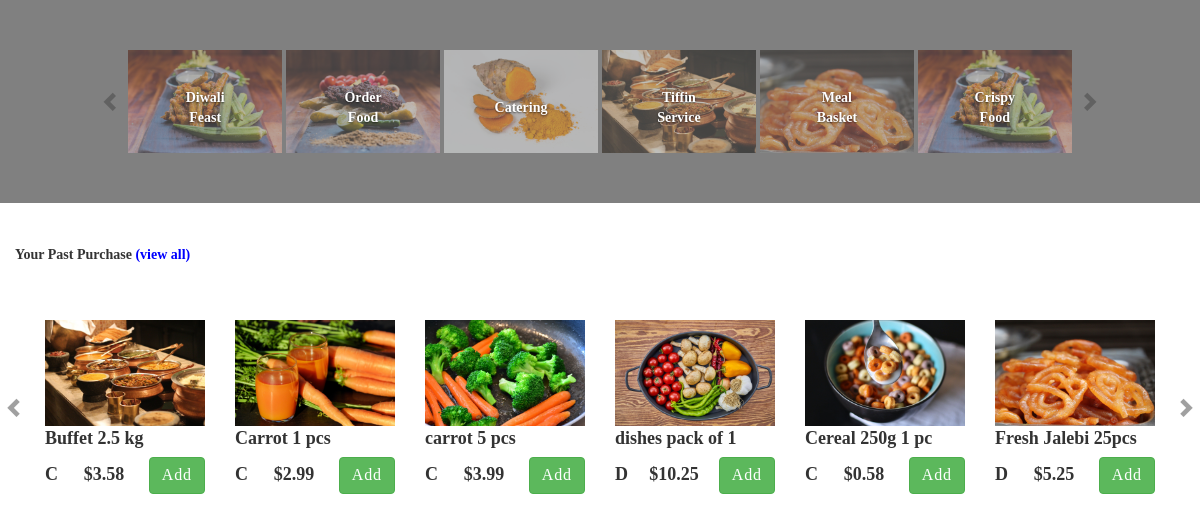
The page / on the database its author committed.
### tables this page shows
CREATE TABLE `fruits` (
  `id` int(100) UNSIGNED NOT NULL,
  `img` blob NOT NULL,
  `name` varchar(250) NOT NULL,
  `logo` varchar(250) NOT NULL,
  `price` decimal(10,2) NOT NULL
);

### index.php (the view, shortened to what this page needs)
<!DOCTYPE html>
<html lang="en">
<head>
    <link rel="stylesheet" href="http://netdna.bootstrapcdn.com/bootstrap/3.3.6/css/bootstrap.min.css">
    <link rel="stylesheet" href="css/style.css">
</head>
<body>
<div class="top-section ">
    <div class="pc">
    <div class="res  container-fluid">
    <div id="single" class="carousel slide slider1" data-ride="carousel" data-shift="1">
        <div class="carousel-inner">
            <ul class="row item active">
                <li class="col-xs-2 one"><img src="images/india-1481498_1920.jpg" class="img-responsive img1">
                    <div class="carousel-caption">
                        <label class="l1 centered" >Diwali Feast</label>
                    </div>
                </li>
                <li class="col-xs-2 two"><img src="images/india-1481499_1920.jpg" class="img-responsive img1">
                    <div class="carousel-caption">
                        <label class="l1 centered">Order Food</label>
                    </div>
                </li>
                <li class="col-xs-2 three"><img src="images/turmeric-3251560_1920.jpg" class="img-responsive img1">
                    <div class="carousel-caption">
                        <label class="l1 centered">Catering</label>
                    </div>
                </li>
                <li class="col-xs-2 four"><img src="images/buffet-315691.jpg" class="img-responsive img1">
                    <div class="carousel-caption">
                        <label class="l1 centered">Tiffin Service</label>
                    </div>
                </li>
                <li class="col-xs-2 five"><img src="images/fresh-jalebi-818316_1920.jpg" class="img-responsive img1">
                    <div class="carousel-caption">
                        <label class="l1 centered">Meal Basket</label>
                    </div>
                </li>
                <li class="col-xs-2 six"><img src="images/india-1481498_1920.jpg" class="img-responsive img1">
                    <div class="carousel-caption">
                        <label class="l1 centered">Crispy Food</label>
                    </div>
                </li>
            </ul>
        </div>
        <a class="carousel-control left" href="#single" data-slide="prev">Previous</a>
        <a class="carousel-control right" href="#single" data-slide="next">Next</a> </div>
    </div>
    </div>
</div>
<br>
<br>
<div class="middle-section container-fluid">
    <label class="l1">Your Past Purchase <span>(view all)</span></label>
</div>
<div class="bottom-section ">
    <div class="pc">
    <div id="single_2" class="carousel slide" data-ride="carousel" data-shift="1">
        <div class="carousel-inner">
            <ul class="row item active">
                <?php
                require_once ("config.php");
                $sql = "select * from fruits limit 6";
                $result = $con->query($sql);
                if ($result->num_rows > 0) {
                while($row = $result->fetch_assoc()) {
                ?>
                    <li class=" col-md-2 nine"><img src="<?php echo "uploads/".$row["img"];  ?>" class="img-responsive">
                        <label class="l1 title"><?php echo $row["name"];?></label><br>
                        <label class="l1 logo" style="text-align:left"><?php echo  $row["logo"]; ?></label>
                        <label class="l1 price" ><?php echo  "$".$row["price"]; ?></label>
                        <button class="btn btn-success l1"style="float: right" value = "Add">Add</button>
                    </li>
                <?php
                }
                }
                ?>
            </ul>
        </div>
        <a class="carousel-control left" href="#single_2" data-slide="prev">Previous</a>
        <a class="carousel-control right" href="#single_2" data-slide="next">Next</a> </div>
</div>
</div>
</body>
</html>

### css/style.css (style rules this page uses)
.top-section { background: grey; }
.carousel-inner { margin-top: 50px; margin-bottom: 50px; }
*, *:before, *:after { box-sizing: border-box; }
*, *:focus, *:active, *:focus:active, *:before, *:before:focus, *:before:active, *:before:focus:active, *:after, *:after:focus, *:after:active, *:after:focus:active { outline: none; }
ul { padding: 0; }
li { list-style: none; padding: 0; }
.l1 { font-family: "Schadow BT"; }
span { color: blue; }
.carousel { margin: 0 30px; width: calc(100% - ($button-spacing * 2)); }
.carousel[data-shift="1"] .carousel-inner > .item { -webkit-transition: all .5s ease-in-out; transition: all .5s ease-in-out; }
.carousel .carousel-inner > .item.row { margin: 0; }
.carousel .carousel-control { background: none; color: transparent; overflow: hidden; text-shadow: none; -webkit-transition: all .3s ease-in-out; transition: all .3s ease-in-out; width: 30px; }
.carousel .carousel-control:before { color: #444; font-family: 'Glyphicons Halflings'; position: absolute; top: 50%; -webkit-transform: translateY(-50%); transform: translateY(-50%); width: 30px; }
.carousel .carousel-control:after { border-radius: 50%; box-shadow: 0 0 0 0 rgba(0, 0, 0, 0.7); content: ''; height: 60%; position: absolute; top: 50%; -webkit-transform: translateY(-50%); transform: translateY(-50%); -webkit-transition: all .3s ease-in-out; transition: all .3s ease-in-out; width: 100%; }
.carousel .carousel-control.left { left: -30px; }
.carousel .carousel-control.left:before { content: '\e079'; }
.carousel .carousel-control.left:after { right: -100%; }
.carousel .carousel-control.right { right: -30px; }
.carousel .carousel-control.right:before { content: '\e080'; }
.carousel .carousel-control.right:after { left: -100%; }
.price { text-align: center; margin: 5px 2px; width: 50%; font-size: large; }
.btn { letter-spacing:0.9px; font-size: medium; }
.title,.logo { font-size: large; }
.slider1 { margin: 0 9.5%; background: grey; }
.centered,.centered_2 { position: absolute; top: 50%; left: 50%; transform: translate(-50%, -50%); }
.col-xs-2 { padding-left: 2px; padding-right: 2px; }
.img1 { opacity: 0.5; }

### rows shown on the page
fruits: img (picture), name "Buffet 2.5 kg", logo "C", price "3.58"
fruits: img (picture), name "Carrot 1 pcs", logo "C", price "2.99"
fruits: img (picture), name "carrot 5 pcs", logo "C", price "3.99"
fruits: img (picture), name "dishes pack of 1", logo "D", price "10.25"
fruits: img (picture), name "Cereal 250g 1 pc", logo "C", price "0.58"
fruits: img (picture), name "Fresh Jalebi 25pcs", logo "D", price "5.25"
